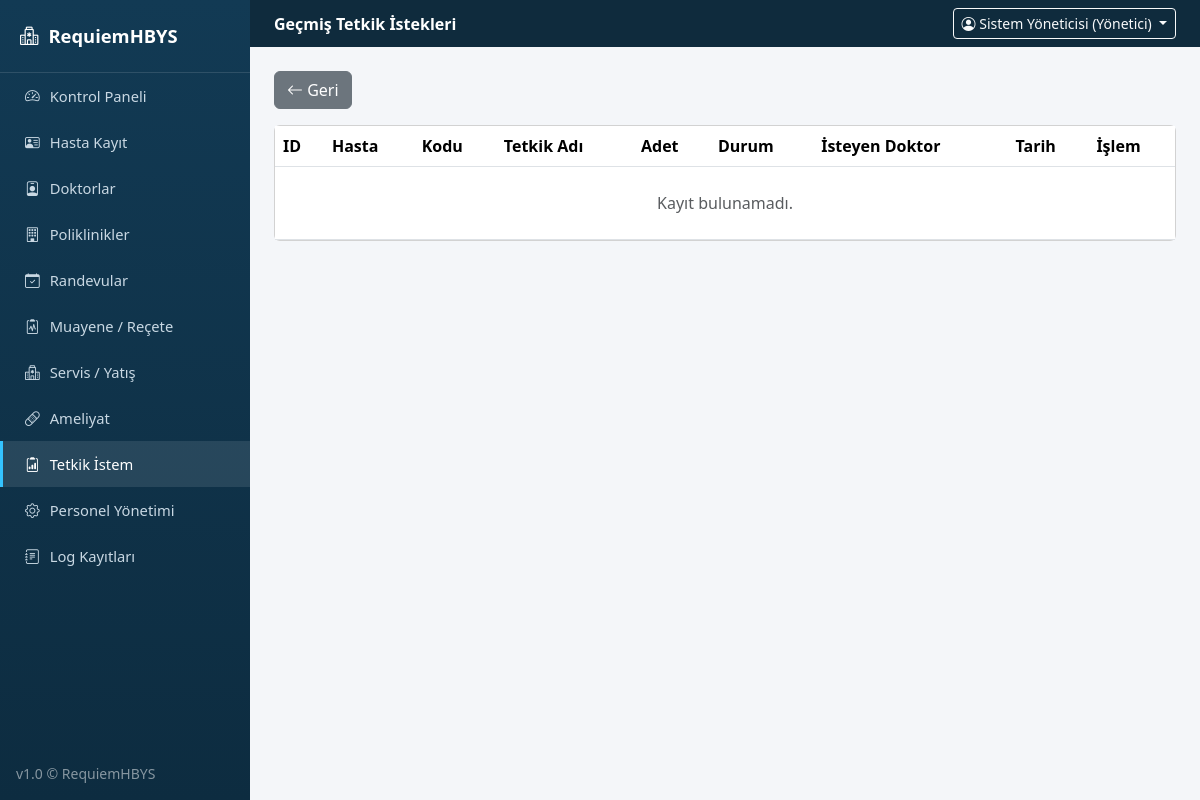
/tetkik/gecmis (signed in), run on an earlier commit of the app's database.
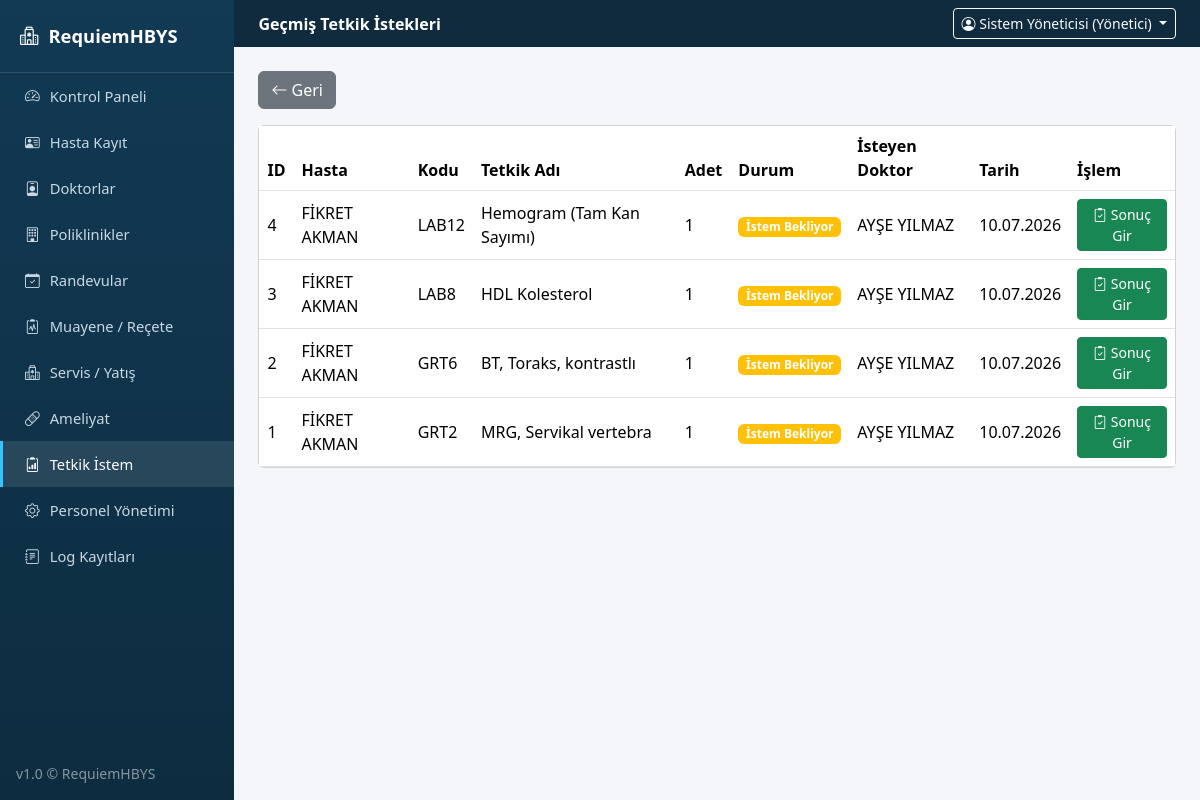
And on a later commit of the database.
### tables this page shows
CREATE TABLE tetkikler (
            id INTEGER PRIMARY KEY AUTOINCREMENT,
            hasta_id INTEGER,
            kodu TEXT,
            tetkik_adi TEXT,
            adet INTEGER,
            durum TEXT,
            isteyen_doktor TEXT,
            tarih TEXT
        , sonuc TEXT, sonuc_tarihi TEXT);

CREATE TABLE hastalar (
            id INTEGER PRIMARY KEY AUTOINCREMENT,
            ad_soyad TEXT NOT NULL,
            tc TEXT,
            dogum_tarihi TEXT,
            cinsiyet TEXT,
            kan_grubu TEXT,
            telefon TEXT,
            adres TEXT,
            acil_ad TEXT,
            acil_tel TEXT,
            gecmis TEXT,
            kayit_tarihi TEXT
        );

### app.py (the view)
@app.route("/tetkik/gecmis")
@login_required
@modul_gerekli("tetkik")
def tetkik_gecmis():
    return render_template("tetkik_gecmis.html", tetkikler=db.tetkikleri_getir())

### app.py (called while the page is built)
def login_required(f):
    @wraps(f)
    def wrapper(*args, **kwargs):
        if "user_id" not in session:
            flash("Lütfen giriş yapın.", "warning")
            return redirect(url_for("login"))
        return f(*args, **kwargs)
    return wrapper

def modul_gerekli(modul):
    def decorator(f):
        @wraps(f)
        def wrapper(*args, **kwargs):
            rol = session.get("rol")
            izinli = ROL_MODUL_YETKILERI.get(rol, set())
            if modul not in izinli:
                db.log_ekle(session.get("ad"), rol, "YETKİ", "ERİŞİM_RED",
                            f"'{modul}' modülüne yetkisiz erişim denemesi ({request.path}).", "Başarısız")
                flash("Bu sayfa için yetkiniz bulunmuyor.", "danger")
                return redirect(url_for("dashboard"))
            return f(*args, **kwargs)
        return wrapper
    return decorator

@app.context_processor
def inject_globals():
    def modul_yetkili(modul):
        return modul in ROL_MODUL_YETKILERI.get(session.get("rol"), set())
    return {"simdi": datetime.now().strftime("%d.%m.%Y %H:%M"), "modul_yetkili": modul_yetkili}

### templates/tetkik_gecmis.html (shortened to what this page needs)
{% extends "base.html" %}
{% block page_header %}Geçmiş Tetkik İstekleri{% endblock %}
{% block content %}
<a href="{{ url_for('tetkik') }}" class="btn btn-secondary mb-3"><i class="bi bi-arrow-left"></i> Geri</a>
<div class="card">
  <div class="table-responsive">
    <table class="table table-hover align-middle mb-0">
      <thead><tr><th>ID</th><th>Hasta</th><th>Kodu</th><th>Tetkik Adı</th><th>Adet</th><th>Durum</th><th>İsteyen Doktor</th><th>Tarih</th><th>İşlem</th></tr></thead>
      <tbody>
        {% for t in tetkikler %}
        <tr>
          <td>{{ t.id }}</td><td>{{ t.hasta_ad }}</td><td>{{ t.kodu }}</td><td>{{ t.tetkik_adi }}</td>
          <td>{{ t.adet }}</td>
          <td><span class="badge bg-{{ 'success' if t.durum=='Sonuçlandı' else 'warning' }}">{{ t.durum }}</span></td>
          <td>{{ t.isteyen_doktor }}</td><td>{{ t.tarih }}</td>
          <td>
            {% if t.durum == 'Sonuçlandı' %}
            <a href="{{ url_for('tetkik_rapor', tid=t.id) }}" class="btn btn-sm btn-primary"><i class="bi bi-file-earmark-text"></i> Rapor</a>
            {% else %}
            <a href="{{ url_for('tetkik_sonuc', tid=t.id) }}" class="btn btn-sm btn-success"><i class="bi bi-clipboard2-check"></i> Sonuç Gir</a>
            {% endif %}
          </td>
        </tr>
        {% else %}
        <tr><td colspan="9" class="text-center text-muted py-4">Kayıt bulunamadı.</td></tr>
        {% endfor %}
      </tbody>
    </table>
  </div>
</div>
{% endblock %}

What changed in the data, as far as the page shows it:
added tetkikler: id "4", hasta_ad "FİKRET AKMAN", kodu "LAB12", tetkik_adi "Hemogram (Tam Kan Sayımı)", adet "1", durum "İstem Bekliyor", isteyen_doktor "AYŞE YILMAZ", tarih "10.07.2026"
added tetkikler: id "3", hasta_ad "FİKRET AKMAN", kodu "LAB8", tetkik_adi "HDL Kolesterol", adet "1", durum "İstem Bekliyor", isteyen_doktor "AYŞE YILMAZ", tarih "10.07.2026"
added tetkikler: id "2", hasta_ad "FİKRET AKMAN", kodu "GRT6", tetkik_adi "BT, Toraks, kontrastlı", adet "1", durum "İstem Bekliyor", isteyen_doktor "AYŞE YILMAZ", tarih "10.07.2026"
added tetkikler: id "1", hasta_ad "FİKRET AKMAN", kodu "GRT2", tetkik_adi "MRG, Servikal vertebra", adet "1", durum "İstem Bekliyor", isteyen_doktor "AYŞE YILMAZ", tarih "10.07.2026"
Also different on the page:
text no longer shown: "Kayıt bulunamadı."
